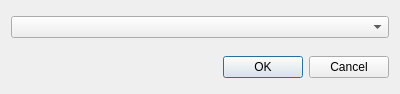
<?xml version="1.0" encoding="UTF-8"?>
<ui version="4.0" connectslotsbyname="false">
 <class>remove_user_theme_set</class>
 <widget class="QDialog" name="remove_user_theme_set">
  <property name="geometry">
   <rect>
    <x>0</x>
    <y>0</y>
    <width>400</width>
    <height>94</height>
   </rect>
  </property>
  <property name="windowTitle">
   <string>Remove User Theme Set</string>
  </property>
  <layout class="QVBoxLayout">
   <item>
    <widget class="QComboBox" name="comboBoxThemes"/>
   </item>
   <item>
    <spacer>
     <property name="orientation">
      <enum>Qt::Vertical</enum>
     </property>
    </spacer>
   </item>
   <item>
    <widget class="QDialogButtonBox" name="buttonBox">
     <property name="orientation">
      <enum>Qt::Horizontal</enum>
     </property>
     <property name="standardButtons">
      <set>QDialogButtonBox::Cancel|QDialogButtonBox::Ok</set>
     </property>
    </widget>
   </item>
  </layout>
 </widget>
 <resources/>
 <connections>
  <connection>
   <sender>buttonBox</sender>
   <signal>accepted()</signal>
   <receiver>remove_user_theme_set</receiver>
   <slot>accept()</slot>
   <hints>
    <hint type="sourcelabel">
     <x>257</x>
     <y>84</y>
    </hint>
    <hint type="destinationlabel">
     <x>157</x>
     <y>93</y>
    </hint>
   </hints>
  </connection>
  <connection>
   <sender>buttonBox</sender>
   <signal>rejected()</signal>
   <receiver>remove_user_theme_set</receiver>
   <slot>reject()</slot>
   <hints>
    <hint type="sourcelabel">
     <x>325</x>
     <y>84</y>
    </hint>
    <hint type="destinationlabel">
     <x>286</x>
     <y>93</y>
    </hint>
   </hints>
  </connection>
 </connections>
</ui>
